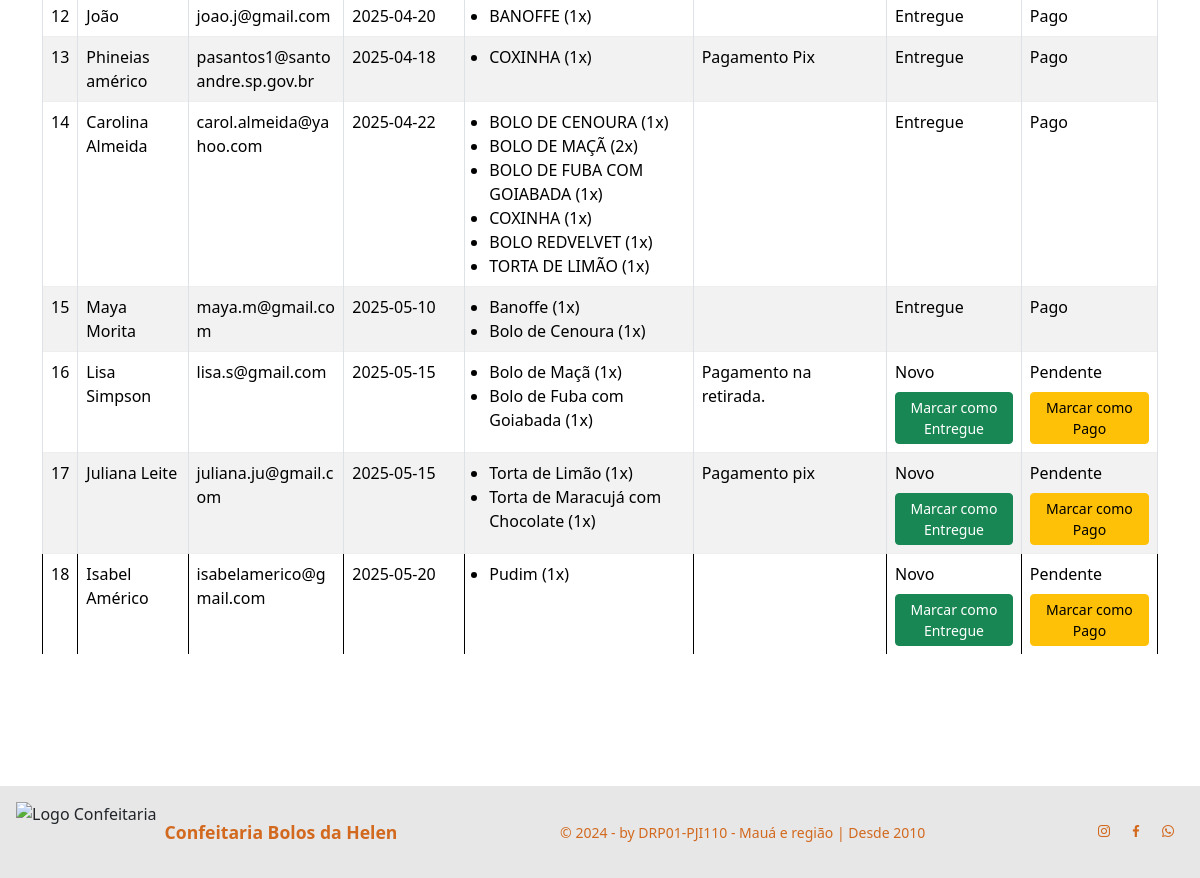
/admin/pedidos (signed in, lower part), run on an earlier commit of the app's database.
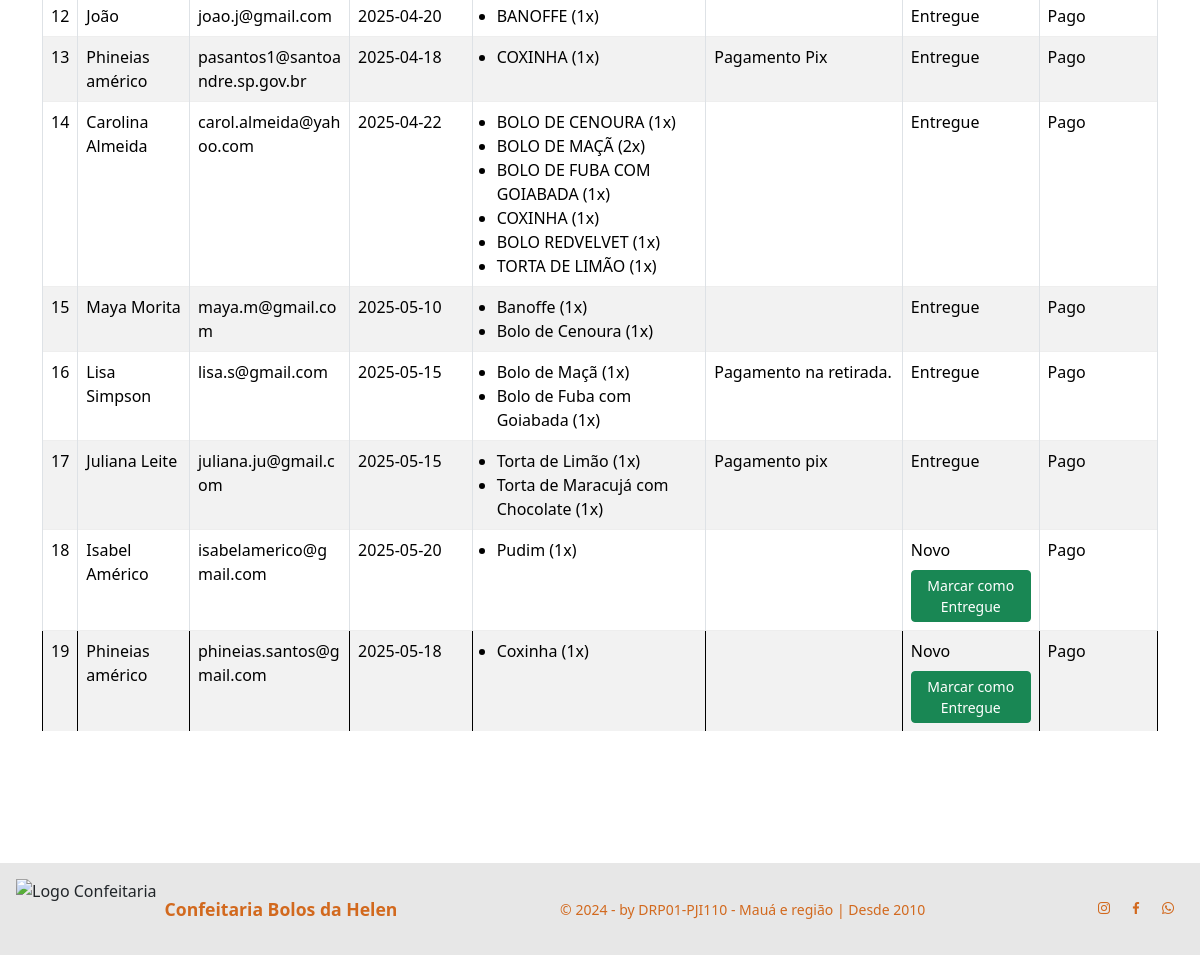
And on a later commit of the database.
### tables this page shows
CREATE TABLE pedidos (
    id INTEGER PRIMARY KEY AUTOINCREMENT,
    nome TEXT,
    email TEXT,
    data_entrega TEXT,
    observacoes TEXT
, status TEXT DEFAULT 'Novo', pagamento TEXT DEFAULT 'Pendente');

CREATE TABLE itens_pedido (
    id INTEGER PRIMARY KEY AUTOINCREMENT,
    pedido_id INTEGER,
    produto TEXT,
    quantidade INTEGER,
    FOREIGN KEY (pedido_id) REFERENCES pedidos(id)
);

### app.py (the view)
@app.route('/admin/pedidos')
def admin_pedidos():
    if not session.get('logado'):
        return redirect(url_for('login'))
    filtro = request.args.get('filtro')  # Captura filtro da URL
    conn = get_db_connection()
    query = 'SELECT * FROM pedidos'
    params = ()
    if filtro == 'entregues':
        query += ' WHERE status = ?'
        params = ('Entregue',)
    elif filtro == 'pendentes':
        query += ' WHERE pagamento = ?'
        params = ('Pendente',)
    elif filtro == 'pagos':
        query += ' WHERE pagamento = ?'
        params = ('Pago',)
    pedidos = conn.execute(query, params).fetchall()
    lista_pedidos = []
    for pedido in pedidos:
        itens = conn.execute('SELECT produto, quantidade FROM itens_pedido WHERE pedido_id = ?', (pedido['id'],)).fetchall()
        pedido_completo = {
            'id': pedido['id'],
            'nome': pedido['nome'],
            'email': pedido['email'],
            'data_entrega': pedido['data_entrega'],
            'observacoes': pedido['observacoes'],
            'status': pedido['status'],
            'pagamento': pedido['pagamento'],
            'itens': itens  # <-- Lista de produtos
        }
        lista_pedidos.append(pedido_completo)
    conn.close()
    return render_template('admin.html', pedidos=lista_pedidos)

### app.py (called while the page is built)
def get_db_connection():
    conn = sqlite3.connect('banco.db')
    conn.row_factory = sqlite3.Row
    return conn

### templates/admin.html (shortened to what this page needs)
{% extends 'base.html' %}
{% block content %}
<div class="container mt-5">
    <div class="table-responsive">
        <table class="table table-bordered table-striped mt-4" style="background-color: #d2691e;">
            <tbody>
                {% for pedido in pedidos %}
                <tr>
                    <td>{{ pedido.id }}</td>
                    <td>{{ pedido.nome }}</td>
                    <td class="text-break">{{ pedido.email }}</td>
                    <td>{{ pedido.data_entrega }}</td>
                    <td>
                        <ul class="mb-0 ps-3">
                            {% for item in pedido.itens %}
                            <li>{{ item['produto'] }} ({{ item['quantidade'] }}x)</li>
                            {% endfor %}
                        </ul>
                    </td>
                    <td class="text-break">{{ pedido.observacoes }}</td>
                    <td>
                        {{ pedido.status }}
                        {% if pedido.status != 'Entregue' %}
                        <form action="{{ url_for('marcar_como_entregue', id=pedido.id) }}" method="POST" class="mt-2">
                            <button type="submit" class="btn btn-success btn-sm">Marcar como Entregue</button>
                        </form>
                        {% endif %}
                    </td>
                    <td>
                        {{ pedido.pagamento }}
                        {% if pedido.pagamento != 'Pago' %}
                        <form action="{{ url_for('marcar_como_pago', id=pedido.id) }}" method="POST" class="mt-2">
                            <button type="submit" class="btn btn-warning btn-sm">Marcar como Pago</button>
                        </form>
                        {% endif %}
                    </td>
                </tr>
                {% endfor %}
            </tbody>
        </table>
    </div>
</div>
{% endblock %}

### templates/base.html (shortened to what this page needs)
<!DOCTYPE html>
<html lang="pt-BR">
<head>
    <link rel="stylesheet" href="{{ url_for('static', filename='/css/style.css') }}"/>
    <link href="https://unpkg.com/boxicons@2.1.4/css/boxicons.min.css" rel="stylesheet"/>
    <link href="https://cdn.jsdelivr.net/npm/bootstrap@5.3.2/dist/css/bootstrap.min.css" rel="stylesheet">
    <link href="https://cdn.jsdelivr.net/npm/bootstrap-icons@1.10.5/font/bootstrap-icons.css" rel="stylesheet">
</head>
<body class="d-flex flex-column min-vh-100">
<main class="container-fluid flex-grow-1 my-5">
    {% block content %}
    {% endblock %}
</main>
<footer class="d-flex flex-column flex-md-row justify-content-between align-items-center p-3 mt-5 text-center text-md-start">
  <div class="d-flex align-items-center mb-2 mb-md-0">
    <img src="{{ url_for('static', filename='img/logo1.png') }}" alt="Logo Confeitaria" class="img-fluid" style="height: 60px;">
    <span class="ms-2 fw-bold" style="color:#d2691e; font-size: 1.1rem;">Confeitaria Bolos da Helen</span>
  </div>
  <p class="mb-2 mb-md-0 small" style="color: #d2691e;">
    &copy; 2024 - by DRP01-PJI110 - Mauá e região | Desde 2010
  </p>
  <div class="d-flex justify-content-center">
    <a href="https://instagram.com" class="text-decoration-none mx-2" style="color: #d2691e;">
      <i class="bx bxl-instagram"></i>
    </a>
    <a href="https://facebook.com" class="text-decoration-none mx-2" style="color: #d2691e;">
      <i class="bx bxl-facebook"></i>
    </a>
    <a href="https://wa.me/5511987654321" class="text-decoration-none mx-2" style="color: #d2691e;">
      <i class="bx bxl-whatsapp"></i>
    </a>
  </div>
</footer>
</body>
</html>

### static/css/style.css (style rules this page uses)
* { box-sizing: border-box; margin: 0; padding: 0; outline: 0; }
body { background: #f6f6f6; font-family: "Lato", "Lucida Sans", "Lucida Sans Regular", "Lucida Grande", "Lucida Sans Unicode", Geneva, Verdana, sans-serif; }
body > main { background-color: rgb(255, 255, 255); padding: 0 20px 20px; }
button { cursor: pointer; font-family: "Lato", sans-serif; }
table { width: 100%; border-collapse: collapse; }
table tbody tr { border-bottom: 3px solid #eee; }
table tbody tr:last-child { border: 0; }
html, body { height: 100%; margin: 0; }
footer { background-color: #e7e7e7 ; }
body { font-size: 1rem; }

What changed in the data, as far as the page shows it:
changed pedidos "Lisa Simpson": status "Novo" → "Entregue"; pagamento "Pendente" → "Pago"; no longer shows "Marcar como Entregue"; no longer shows "Marcar como Pago"
changed pedidos "Juliana Leite": status "Novo" → "Entregue"; pagamento "Pendente" → "Pago"; no longer shows "Marcar como Entregue"; no longer shows "Marcar como Pago"
changed pedidos "Isabel Américo": pagamento "Pendente" → "Pago"; no longer shows "Marcar como Pago"
added pedidos: id "19", nome "Phineias américo", email "phineias.santos@gmail.com", data_entrega "2025-05-18", status "Novo", pagamento "Pago"
added itens_pedido: produto "Coxinha", quantidade "1", shown under "19"
